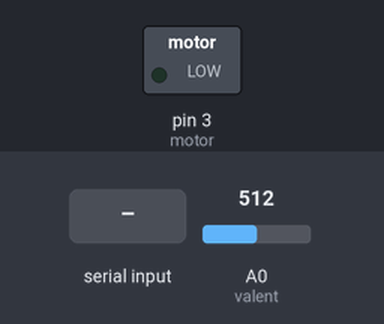
The sketch below on a simulated Arduino Mega 2560, built with avr-gcc and run on an emulated ATmega2560. On the bench: switched loads named in the sketch (green lamp = pin HIGH). Inputs (shaded band) come from the test bench; at power-on: A0 (valent) = 512. What the sketch prints to the serial monitor is not drawn.

Above: at 1.2 s.
1.3 s: "A" received over the second serial link
At 2.1 s:
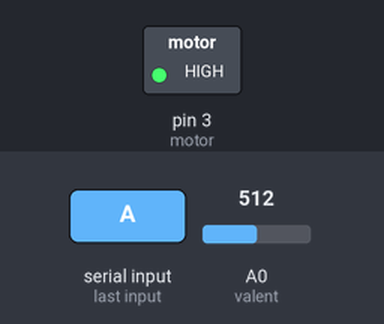
3.0 s: "B" received over the second serial link
At 3.4 s:
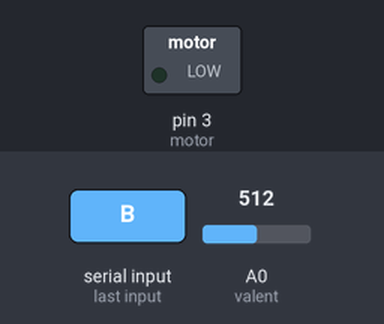
Timing chart, 0 to 6.0 s (numbered marks = the images above; inputs shaded):
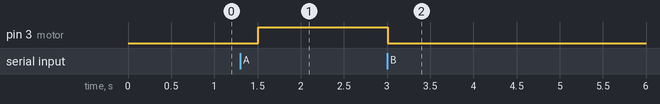

The sketch:

Aspiradora_Mano.ino
```cpp
char dato;
int motor=3;
float vin=0.0;
float vout=0.0;
float r1= 100000.0;
float r2= 10000.0;
int value=0;
int valent=A0;

  void setup()
    {
    pinMode(motor,OUTPUT);//
    Serial.begin(9600);
    Serial2.begin (9600);
    pinMode(valent,INPUT);
  }

  void loop(){
    value= analogRead(valent);
    vout=(value*5.0)/1024.0;
    vin= vout*100/5;
    Serial.println(vin);
    Serial.println(vout);


  if(Serial2.available()){
  dato = Serial2.read();
  Serial.println(dato);

  if(dato=='A'){
   digitalWrite(motor,HIGH);
  }
  if(dato=='B'){
   digitalWrite(motor,LOW);
  }
  }
  else Serial.println("esperando informacion");
  Serial.println(dato);
    Serial2.print(vin);

  delay (500);
}
```

Measured:
- after the input at 1.3 s, pin 3 (motor): LOW → HIGH after 0.21 s
- after the input at 3.0 s, pin 3 (motor): HIGH → LOW at once
